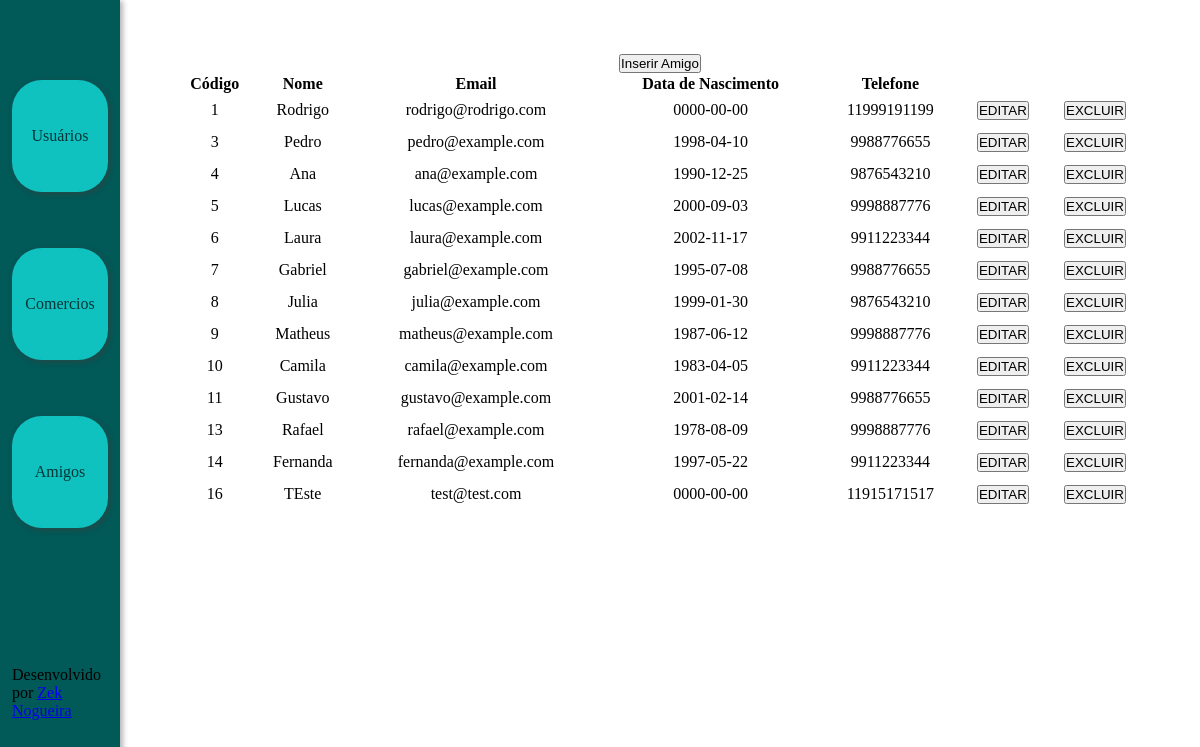
The app's page /tela_amigos.php with its own data.
### tables this page shows
CREATE TABLE `tbamigos` (
  `cod` int(11) NOT NULL AUTO_INCREMENT,
  `nome` varchar(90) DEFAULT NULL,
  `email` varchar(90) DEFAULT NULL,
  `datanasc` date DEFAULT NULL,
  `tel` varchar(22) DEFAULT NULL,
  PRIMARY KEY (`cod`)
);

### tela_amigos.php (the view, shortened to what this page needs)
<!DOCTYPE html>
<html lang="pt-br">
<head>
    <link rel="stylesheet" href="css/style.css">
</head>
<body>
    <?php include "elements/header_padrao.php" ?>
    <main>
        <section class="main_box">
            <div class="main_elements_box">
                <a href="inserir_amigo.php">
                    <button>
                        Inserir Amigo
                    </button>
                </a>
            </div>
            <div class="main_table_box">
                <table class="main_table">
                    <thead class="main_table_thead">
                        <th>Código</th>
                        <th>Nome</th>
                        <th>Email</th>
                        <th>Data de Nascimento</th>
                        <th>Telefone</th>
                    </thead>
                    <tbody class="main_table_tbody">
                        <?php
                        require "factory/conexao.php";
                        $sql_query = "select * from tbamigos";
                        $select = $conexao_banco->query($sql_query);
                        if ($select->num_rows > 0) {
                            while ($select_result = $select->fetch_assoc()) {
                                ?>
                                <tr class="main_table_tbody_tr">
                                    <td>
                                        <?php echo $select_result["cod"]; ?>
                                    </td>
                                    <td>
                                        <?php echo $select_result["nome"]; ?>
                                    </td>
                                    <td>
                                        <?php echo $select_result["email"]; ?>
                                    </td>
                                    <td>
                                        <?php echo $select_result["datanasc"]; ?>
                                    </td>
                                    <td>
                                        <?php echo $select_result["tel"]; ?>
                                    </td>
                                    <td>
                                        <form action="editar_amigo.php" method="GET">
                                            <input type="submit" name="botao_editar_enviar" value="EDITAR" class="main_table_button" class="main_table_tbody_edit_button">
                                        </form>
                                    </td>
                                    <td>
                                        <form action="excluir_amigo_processo.php" method="POST">
                                            <input type="submit" name="botao_deletar" value="EXCLUIR" class= "main_table_button" class="main_table_tbody_delete_button">
                                        </form>
                                    </td>
                                </tr>
                            <?php }
                        } ?>
                    </tbody>
                </table>
            </div>
    </main>
</body>
</html>

### elements/header_padrao.php
<header class="header_padrao">
    <div class="header_elements_box">
        <div class="header_nav_box">
            <nav class="header_nav">
                <div class="header_nav_element_box">
                    <a href="tela_usuarios" class="header_nav_elements_link">
                        <p class="header_nav_element_texto">Usuários</p>
                    </a>
                </div>
                <div class="header_nav_element_box">
                    <a href="tela_comercios" class="header_nav_elements_link">
                        <p class="header_nav_element_texto">Comercios</p>
                    </a>
                </div>
                <div class="header_nav_element_box">
                    <a href="tela_amigos" class="header_nav_elements_link">
                        <p class="header_nav_element_texto">Amigos</p>
                    </a>
                </div>
            </nav>
        </div>
        <?php include "elements/footer_padrao.php" ?>
    </div>
</header>

### elements/footer_padrao.php
<footer>
    <p>Desenvolvido por <a href="github.com/zeknogueira">Zek Nogueira</a></p>
</footer>

### css/style.css (style rules this page uses)
:root { --color_0: #fff; --color_1: #0FC2C0; --color_2: #0CABA8; --color_3: #008F8C; --color_4: #015958; --color_5: #023535; --color_1_0: #000; }
* { margin: 0; padding: 0; }
body { width: 100%; height: 100vh; display: flex; flex-direction: row; align-items: center; justify-content: center; }
.header_padrao { background-color: var(--color_4); height: 100vh; width: 10vw; display: flex; flex-direction: column; justify-content: center; align-items: center; box-shadow: 2px 2px 5px 1px rgba(61, 61, 61, 0.375); }
.header_elements_box { height: 80vh; width: 80%; display: flex; flex-direction: column; justify-content: space-between; align-items: center; }
.header_nav_box { height: 70%; width: 100%; background-color: transparent; }
.header_nav { display: flex; flex-direction: column; align-items: center; justify-content: space-between; height: 100%; width: 100%; }
.header_nav_elements_link { color: var(--color_5); display: flex; flex-direction: row; justify-content: center; align-items: center; text-decoration: none; height: 100%; width: 100%; }
.header_nav_element_box { display: flex; height: 25%; width: 100%; background-color: var(--color_1); border-radius: 30px; flex-direction: column; justify-content: center; align-items: center; box-shadow: 2px 2px 5px 1px rgba(61, 61, 61, 0.479); }
main { height: 100vh; width: 90vw; }
.main_box { margin: 5%; display: flex; flex-direction: column; justify-content: start; align-items: center; }
.main_table_box { height: 100%; width: 100%; display: flex; flex-direction: column; align-items: center; justify-content: start; }
.main_table { width: 100%; }
.main_table_tbody { text-align: center; }
.main_table_tbody_tr { height: 30px; }

### records on screen
tbamigos: cod "1", nome "Rodrigo", email "rodrigo@rodrigo.com", datanasc "0000-00-00", tel "11999191199"
tbamigos: cod "3", nome "Pedro", email "pedro@example.com", datanasc "1998-04-10", tel "9988776655"
tbamigos: cod "4", nome "Ana", email "ana@example.com", datanasc "1990-12-25", tel "9876543210"
tbamigos: cod "5", nome "Lucas", email "lucas@example.com", datanasc "2000-09-03", tel "9998887776"
tbamigos: cod "6", nome "Laura", email "laura@example.com", datanasc "2002-11-17", tel "9911223344"
tbamigos: cod "7", nome "Gabriel", email "gabriel@example.com", datanasc "1995-07-08", tel "9988776655"
tbamigos: cod "8", nome "Julia", email "julia@example.com", datanasc "1999-01-30", tel "9876543210"
tbamigos: cod "9", nome "Matheus", email "matheus@example.com", datanasc "1987-06-12", tel "9998887776"
tbamigos: cod "10", nome "Camila", email "camila@example.com", datanasc "1983-04-05", tel "9911223344"
tbamigos: cod "11", nome "Gustavo", email "gustavo@example.com", datanasc "2001-02-14", tel "9988776655"
tbamigos: cod "13", nome "Rafael", email "rafael@example.com", datanasc "1978-08-09", tel "9998887776"
tbamigos: cod "14", nome "Fernanda", email "fernanda@example.com", datanasc "1997-05-22", tel "9911223344"
tbamigos: cod "16", nome "TEste", email "test@test.com", datanasc "0000-00-00", tel "11915171517"
